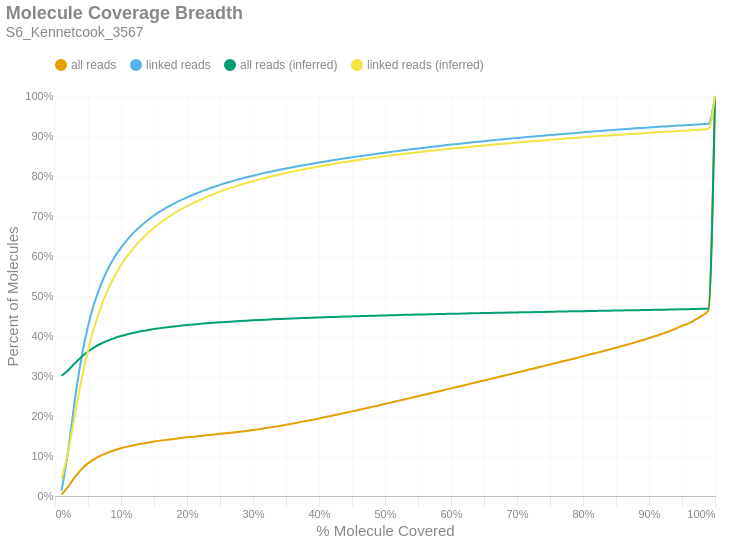

The code cell stored with this chart in its notebook:
### Markdown cell above
### Molecule Read Coverage
This chart shows molecule coverage breadth as computed by the number of bases aligned to that molecule. In other words, "*how much of each unique long molecule is actually sequenced/aligned?*" Keep in mind there is a distinction between sequences and alignments, since some sequences belonging to a particular molecule may not align well and wouldn't appear in the alignment data. This chart also shows molecule coverage breadth as computed by the *inferred fragment* from which the aligned sequences originate. Unlike read coverage, this calculation takes into account the total insert size, including unsequenced gaps between the forward and reverse reads. Like the previous figures, these are cumulative percents.

### Code cell
if SKIPLR:
    print_html(f"Skipped")
else:
    binned_df = consolidated_hist(valids['coverage_bp'], mask, 0.01, True)
    binned_df_inf = consolidated_hist(valids['coverage_inserts'], mask, 0.01, True)
    binned_df = binned_df.with_columns(pl.lit(binned_df_inf['all reads (cumsum)']).alias('all reads (inferred)'))
    binned_df = binned_df.with_columns(pl.lit(binned_df_inf['linked reads (cumsum)']).alias('linked reads (inferred)'))
    binned_df = binned_df.with_columns(
        (pl.col('bin').cast(pl.Float64) + 0.01).alias('right_edge')
    )

    with SafeRender(binned_df):
        (
            density_plot(binned_df, 'Molecule Coverage Breadth', samplename, 'molcov', ['all reads (inferred)','linked reads (inferred)'])
            .encode(
                #x=alt.X('bin:Q', title="% Molecule Covered").axis(format = '%').scale(padding=0),
                x=alt.X('right_edge:Q', title="% Molecule Covered").axis(format='%').scale(padding=0),
                y=alt.Y('value:Q', title='Percent of Molecules')
                    .axis(format='%')
                    .stack(False)
                    .scale(domainMin=0, padding=0),
                color=alt.Color("key:N").scale(domain = ["all reads", "linked reads", "all reads (inferred)", "linked reads (inferred)"]),
                tooltip = [
                    alt.Tooltip("key:N", title = "Data Type"),
                    alt.Tooltip("range_label:N", title="% Molecule Covered"),
                    alt.Tooltip("value:Q", format = ".2%", title="% Molecules")
                ]
            )
        ).display()

### Figure 1 — Vega-Lite specification as saved in the notebook (floating-point values rounded to 4 significant figures)
{"width": "container", "height": 400, "config": {"title": {"anchor": "start", "dy": -15, "fontSize": 18, "color": "#888888", "subtitleColor": "#888888", "subtitleFontSize": 14}, "arc": {"fill": "#0072B2"}, "axis": {"domainColor": "#888888", "domainWidth": 0.5, "gridWidth": 0.2, "grid": false, "titleFontWeight": 400, "titleFontSize": 15, "labelFontSize": 11, "labelColor": "#888888", "tickColor": "#888888", "tickWidth": 0.2, "titleColor": "#888888"}, "axisBand": {"grid": false}, "axisX": {"grid": true, "tickSize": 10, "domainCap": "round"}, "axisY": {"domain": false, "grid": true, "tickSize": 0, "domainCap": "round"}, "background": "transparent", "header": {"labelFontSize": 15, "labelColor": "#888888", "titleFontSize": 15, "titleFontWeight": 600, "titleColor": "#888888"}, "legend": {"labelFont": "sans-serif", "labelFontSize": 12, "labelColor": "#888888", "symbolSize": 100, "symbolType": "circle", "titleFontSize": 12, "titlePadding": 10, "titleColor": "#888888", "title": null, "orient": "top"}, "range": {"category": ["#E69F00", "#56B4E9", "#009E73", "#F0E442", "#0072B2", "#D55E00", "#CC79A7", "#000000"], "diverging": ["#cfe8f3", "#a2d4ec", "#73bfe2", "#46abdb", "#1696d2", "#12719e"]}, "area": {"fill": "#0072B2", "fillOpacity": 0.7, "line": true, "strokeOpacity": 0.7}, "line": {"color": "#0072B2", "stroke": "#0072B2", "strokeWidth": 2}, "trail": {"color": "#0072B2", "stroke": "#0072B2", "strokeWidth": 0, "size": 1}, "point": {"filled": true, "fillOpacity": 1.0, "size": 95}, "text": {"color": "#888888", "fontSize": 11, "align": "right", "fontWeight": 400, "size": 11}, "bar": {"fill": "#0072B2", "stroke": null}, "view": {"stroke": null, "continuousWidth": 660, "continuousHeight": 400}}, "data": {"name": "data-d65673a0f1bc62e21a76bd640fd2a6dc"}, "mark": {"type": "line", "interpolate": "monotone", "point": {"opacity": 0, "size": 275}}, "encoding": {"color": {"field": "key", "scale": {"domain": ["all reads", "linked reads", "all reads (inferred)", "linked reads (inferred)"]}, "type": "nominal"}, "tooltip": [{"field": "key", "title": "Data Type", "type": "nominal"}, {"field": "range_label", "title": "% Molecule Covered", "type": "nominal"}, {"field": "value", "format": ".2%", "title": "% Molecules", "type": "quantitative"}], "x": {"axis": {"format": "%"}, "field": "right_edge", "scale": {"padding": 0}, "title": "% Molecule Covered", "type": "quantitative"}, "y": {"axis": {"format": "%"}, "field": "value", "scale": {"domainMin": 0, "padding": 0}, "stack": false, "title": "Percent of Molecules", "type": "quantitative"}}, "params": [{"name": "param_c36ac31b6afebe62", "select": {"type": "point", "fields": ["key"]}, "bind": "legend"}], "title": {"text": "Molecule Coverage Breadth", "subtitle": "S6_Kennetcook_3567"}, "transform": [{"fold": ["all reads (cumsum)", "linked reads (cumsum)", "all reads (inferred)", "linked reads (inferred)"]}, {"calculate": "replace(datum.key, ' (cumsum)', '')", "as": "key"}, {"filter": {"param": "param_c36ac31b6afebe62"}}], "usermeta": {"embedOptions": {"downloadFileName": "S6_Kennetcook_3567.molcov"}}, "$schema": "https://vega.github.io/schema/vega-lite/v6.1.0.json", "datasets": {"data-d65673a0f1bc62e21a76bd640fd2a6dc": [{"bin": "0.0", "interval": "0.0-0.01", "all reads": 0.003603, "linked reads": 0.01351, "all reads (cumsum)": 0.003603, "linked reads (cumsum)": 0.01351, "range_label": "0.0-0.01", "all reads (inferred)": 0.3007, "linked reads (inferred)": 0.04273, "right_edge": 0.01}, {"bin": "0.01", "interval": "0.01-0.02", "all reads": 0.01978, "linked reads": 0.09965, "all reads (cumsum)": 0.02338, "linked reads (cumsum)": 0.1132, "range_label": "0.01-0.02", "all reads (inferred)": 0.3146, "linked reads (inferred)": 0.1108, "right_edge": 0.02}, {"bin": "0.02", "interval": "0.02-0.03", "all reads": 0.02361, "linked reads": 0.126, "all reads (cumsum)": 0.04699, "linked reads (cumsum)": 0.2392, "range_label": "0.02-0.03", "all reads (inferred)": 0.3317, "linked reads (inferred)": 0.2022, "right_edge": 0.03}, {"bin": "0.03", "interval": "0.03-0.04", "all reads": 0.01965, "linked reads": 0.1057, "all reads (cumsum)": 0.06665, "linked reads (cumsum)": 0.3449, "range_label": "0.03-0.04", "all reads (inferred)": 0.3477, "linked reads (inferred)": 0.2894, "right_edge": 0.04}, {"bin": "0.04", "interval": "0.04-0.05", "all reads": 0.01488, "linked reads": 0.07982, "all reads (cumsum)": 0.08152, "linked reads (cumsum)": 0.4247, "range_label": "0.04-0.05", "all reads (inferred)": 0.3611, "linked reads (inferred)": 0.3637, "right_edge": 0.05}, {"bin": "0.05", "interval": "0.05-0.06", "all reads": 0.01128, "linked reads": 0.05987, "all reads (cumsum)": 0.0928, "linked reads (cumsum)": 0.4846, "range_label": "0.05-0.06", "all reads (inferred)": 0.3722, "linked reads (inferred)": 0.4245, "right_edge": 0.06}, {"bin": "0.06", "interval": "0.06-0.07", "all reads": 0.008743, "linked reads": 0.04598, "all reads (cumsum)": 0.1015, "linked reads (cumsum)": 0.5306, "range_label": "0.06-0.07", "all reads (inferred)": 0.3812, "linked reads (inferred)": 0.4742, "right_edge": 0.07}, {"bin": "0.07", "interval": "0.07-0.08", "all reads": 0.007029, "linked reads": 0.03646, "all reads (cumsum)": 0.1086, "linked reads (cumsum)": 0.567, "range_label": "0.07-0.08", "all reads (inferred)": 0.3886, "linked reads (inferred)": 0.5147, "right_edge": 0.08}, {"bin": "0.08", "interval": "0.08-0.09", "all reads": 0.005801, "linked reads": 0.02966, "all reads (cumsum)": 0.1144, "linked reads (cumsum)": 0.5967, "range_label": "0.08-0.09", "all reads (inferred)": 0.3948, "linked reads (inferred)": 0.5487, "right_edge": 0.09}, {"bin": "0.09", "interval": "0.09-0.1", "all reads": 0.004875, "linked reads": 0.02444, "all reads (cumsum)": 0.1193, "linked reads (cumsum)": 0.6211, "range_label": "0.09-0.1", "all reads (inferred)": 0.3999, "linked reads (inferred)": 0.5768, "right_edge": 0.1}, {"bin": "0.1", "interval": "0.1-0.11", "all reads": 0.004192, "linked reads": 0.02061, "all reads (cumsum)": 0.1234, "linked reads (cumsum)": 0.6418, "range_label": "0.1-0.11", "all reads (inferred)": 0.4044, "linked reads (inferred)": 0.6008, "right_edge": 0.11}, {"bin": "0.11", "interval": "0.11-0.12", "all reads": 0.003665, "linked reads": 0.01784, "all reads (cumsum)": 0.1271, "linked reads (cumsum)": 0.6596, "range_label": "0.11-0.12", "all reads (inferred)": 0.4082, "linked reads (inferred)": 0.6218, "right_edge": 0.12}, {"bin": "0.12", "interval": "0.12-0.13", "all reads": 0.003282, "linked reads": 0.01563, "all reads (cumsum)": 0.1304, "linked reads (cumsum)": 0.6752, "range_label": "0.12-0.13", "all reads (inferred)": 0.4116, "linked reads (inferred)": 0.6403, "right_edge": 0.13}, {"bin": "0.13", "interval": "0.13-0.14", "all reads": 0.00292, "linked reads": 0.01367, "all reads (cumsum)": 0.1333, "linked reads (cumsum)": 0.6889, "range_label": "0.13-0.14", "all reads (inferred)": 0.4146, "linked reads (inferred)": 0.6564, "right_edge": 0.14}, {"bin": "0.14", "interval": "0.14-0.15", "all reads": 0.002683, "linked reads": 0.01236, "all reads (cumsum)": 0.136, "linked reads (cumsum)": 0.7013, "range_label": "0.14-0.15", "all reads (inferred)": 0.4173, "linked reads (inferred)": 0.6707, "right_edge": 0.15}, {"bin": "0.15", "interval": "0.15-0.16", "all reads": 0.002419, "linked reads": 0.01096, "all reads (cumsum)": 0.1384, "linked reads (cumsum)": 0.7122, "range_label": "0.15-0.16", "all reads (inferred)": 0.4197, "linked reads (inferred)": 0.6836, "right_edge": 0.16}, {"bin": "0.16", "interval": "0.16-0.17", "all reads": 0.002241, "linked reads": 0.009863, "all reads (cumsum)": 0.1407, "linked reads (cumsum)": 0.7221, "range_label": "0.16-0.17", "all reads (inferred)": 0.4219, "linked reads (inferred)": 0.6953, "right_edge": 0.17}, {"bin": "0.17", "interval": "0.17-0.18", "all reads": 0.002077, "linked reads": 0.008827, "all reads (cumsum)": 0.1427, "linked reads (cumsum)": 0.7309, "range_label": "0.17-0.18", "all reads (inferred)": 0.4238, "linked reads (inferred)": 0.7058, "right_edge": 0.18}, {"bin": "0.18", "interval": "0.18-0.19", "all reads": 0.001992, "linked reads": 0.00829, "all reads (cumsum)": 0.1447, "linked reads (cumsum)": 0.7392, "range_label": "0.18-0.19", "all reads (inferred)": 0.4257, "linked reads (inferred)": 0.7157, "right_edge": 0.19}, {"bin": "0.19", "interval": "0.19-0.2", "all reads": 0.001874, "linked reads": 0.007534, "all reads (cumsum)": 0.1466, "linked reads (cumsum)": 0.7467, "range_label": "0.19-0.2", "all reads (inferred)": 0.4274, "linked reads (inferred)": 0.7247, "right_edge": 0.2}, {"bin": "0.2", "interval": "0.2-0.21", "all reads": 0.001817, "linked reads": 0.007059, "all reads (cumsum)": 0.1484, "linked reads (cumsum)": 0.7538, "range_label": "0.2-0.21", "all reads (inferred)": 0.4289, "linked reads (inferred)": 0.733, "right_edge": 0.21}, {"bin": "0.21", "interval": "0.21-0.22", "all reads": 0.001778, "linked reads": 0.00659, "all reads (cumsum)": 0.1502, "linked reads (cumsum)": 0.7604, "range_label": "0.21-0.22", "all reads (inferred)": 0.4304, "linked reads (inferred)": 0.7406, "right_edge": 0.22}, {"bin": "0.22", "interval": "0.22-0.23", "all reads": 0.001743, "linked reads": 0.006284, "all reads (cumsum)": 0.1519, "linked reads (cumsum)": 0.7667, "range_label": "0.22-0.23", "all reads (inferred)": 0.4317, "linked reads (inferred)": 0.7477, "right_edge": 0.23}, {"bin": "0.23", "interval": "0.23-0.24", "all reads": 0.001738, "linked reads": 0.005838, "all reads (cumsum)": 0.1537, "linked reads (cumsum)": 0.7725, "range_label": "0.23-0.24", "all reads (inferred)": 0.433, "linked reads (inferred)": 0.7545, "right_edge": 0.24}, {"bin": "0.24", "interval": "0.24-0.25", "all reads": 0.001713, "linked reads": 0.005419, "all reads (cumsum)": 0.1554, "linked reads (cumsum)": 0.7779, "range_label": "0.24-0.25", "all reads (inferred)": 0.4342, "linked reads (inferred)": 0.7609, "right_edge": 0.25}, {"bin": "0.25", "interval": "0.25-0.26", "all reads": 0.001691, "linked reads": 0.005091, "all reads (cumsum)": 0.1571, "linked reads (cumsum)": 0.783, "range_label": "0.25-0.26", "all reads (inferred)": 0.4353, "linked reads (inferred)": 0.7667, "right_edge": 0.26}, {"bin": "0.26", "interval": "0.26-0.27", "all reads": 0.001754, "linked reads": 0.004806, "all reads (cumsum)": 0.1588, "linked reads (cumsum)": 0.7878, "range_label": "0.26-0.27", "all reads (inferred)": 0.4363, "linked reads (inferred)": 0.7721, "right_edge": 0.27}, {"bin": "0.27", "interval": "0.27-0.28", "all reads": 0.001873, "linked reads": 0.004615, "all reads (cumsum)": 0.1607, "linked reads (cumsum)": 0.7924, "range_label": "0.27-0.28", "all reads (inferred)": 0.4373, "linked reads (inferred)": 0.7774, "right_edge": 0.28}, {"bin": "0.28", "interval": "0.28-0.29", "all reads": 0.002005, "linked reads": 0.004315, "all reads (cumsum)": 0.1627, "linked reads (cumsum)": 0.7967, "range_label": "0.28-0.29", "all reads (inferred)": 0.4383, "linked reads (inferred)": 0.7823, "right_edge": 0.29}, {"bin": "0.29", "interval": "0.29-0.3", "all reads": 0.002181, "linked reads": 0.004078, "all reads (cumsum)": 0.1649, "linked reads (cumsum)": 0.8008, "range_label": "0.29-0.3", "all reads (inferred)": 0.4392, "linked reads (inferred)": 0.787, "right_edge": 0.3}, {"bin": "0.3", "interval": "0.3-0.31", "all reads": 0.002321, "linked reads": 0.003906, "all reads (cumsum)": 0.1672, "linked reads (cumsum)": 0.8047, "range_label": "0.3-0.31", "all reads (inferred)": 0.44, "linked reads (inferred)": 0.7915, "right_edge": 0.31}, {"bin": "0.31", "interval": "0.31-0.32", "all reads": 0.002528, "linked reads": 0.003789, "all reads (cumsum)": 0.1697, "linked reads (cumsum)": 0.8085, "range_label": "0.31-0.32", "all reads (inferred)": 0.4409, "linked reads (inferred)": 0.7958, "right_edge": 0.32}, {"bin": "0.32", "interval": "0.32-0.33", "all reads": 0.002658, "linked reads": 0.003576, "all reads (cumsum)": 0.1724, "linked reads (cumsum)": 0.8121, "range_label": "0.32-0.33", "all reads (inferred)": 0.4417, "linked reads (inferred)": 0.7999, "right_edge": 0.33}, {"bin": "0.33", "interval": "0.33-0.34", "all reads": 0.002755, "linked reads": 0.003435, "all reads (cumsum)": 0.1752, "linked reads (cumsum)": 0.8155, "range_label": "0.33-0.34", "all reads (inferred)": 0.4424, "linked reads (inferred)": 0.8037, "right_edge": 0.34}, {"bin": "0.34", "interval": "0.34-0.35", "all reads": 0.002891, "linked reads": 0.00337, "all reads (cumsum)": 0.178, "linked reads (cumsum)": 0.8189, "range_label": "0.34-0.35", "all reads (inferred)": 0.4431, "linked reads (inferred)": 0.8074, "right_edge": 0.35}, {"bin": "0.35", "interval": "0.35-0.36", "all reads": 0.002996, "linked reads": 0.003143, "all reads (cumsum)": 0.181, "linked reads (cumsum)": 0.822, "range_label": "0.35-0.36", "all reads (inferred)": 0.4438, "linked reads (inferred)": 0.811, "right_edge": 0.36}, {"bin": "0.36", "interval": "0.36-0.37", "all reads": 0.003048, "linked reads": 0.002989, "all reads (cumsum)": 0.1841, "linked reads (cumsum)": 0.825, "range_label": "0.36-0.37", "all reads (inferred)": 0.4445, "linked reads (inferred)": 0.8144, "right_edge": 0.37}, {"bin": "0.37", "interval": "0.37-0.38", "all reads": 0.003177, "linked reads": 0.002953, "all reads (cumsum)": 0.1873, "linked reads (cumsum)": 0.828, "range_label": "0.37-0.38", "all reads (inferred)": 0.4451, "linked reads (inferred)": 0.8177, "right_edge": 0.38}, {"bin": "0.38", "interval": "0.38-0.39", "all reads": 0.003286, "linked reads": 0.002912, "all reads (cumsum)": 0.1905, "linked reads (cumsum)": 0.8309, "range_label": "0.38-0.39", "all reads (inferred)": 0.4457, "linked reads (inferred)": 0.8208, "right_edge": 0.39}, {"bin": "0.39", "interval": "0.39-0.4", "all reads": 0.003398, "linked reads": 0.002822, "all reads (cumsum)": 0.1939, "linked reads (cumsum)": 0.8337, "range_label": "0.39-0.4", "all reads (inferred)": 0.4464, "linked reads (inferred)": 0.824, "right_edge": 0.4}, {"bin": "0.4", "interval": "0.4-0.41", "all reads": 0.003377, "linked reads": 0.002734, "all reads (cumsum)": 0.1973, "linked reads (cumsum)": 0.8365, "range_label": "0.4-0.41", "all reads (inferred)": 0.447, "linked reads (inferred)": 0.8269, "right_edge": 0.41}, {"bin": "0.41", "interval": "0.41-0.42", "all reads": 0.003479, "linked reads": 0.002648, "all reads (cumsum)": 0.2008, "linked reads (cumsum)": 0.8391, "range_label": "0.41-0.42", "all reads (inferred)": 0.4475, "linked reads (inferred)": 0.8297, "right_edge": 0.42}, {"bin": "0.42", "interval": "0.42-0.43", "all reads": 0.003579, "linked reads": 0.002547, "all reads (cumsum)": 0.2044, "linked reads (cumsum)": 0.8417, "range_label": "0.42-0.43", "all reads (inferred)": 0.4481, "linked reads (inferred)": 0.8325, "right_edge": 0.43}, {"bin": "0.43", "interval": "0.43-0.44", "all reads": 0.003551, "linked reads": 0.002597, "all reads (cumsum)": 0.2079, "linked reads (cumsum)": 0.8442, "range_label": "0.43-0.44", "all reads (inferred)": 0.4486, "linked reads (inferred)": 0.8351, "right_edge": 0.44}, {"bin": "0.44", "interval": "0.44-0.45", "all reads": 0.003629, "linked reads": 0.002363, "all reads (cumsum)": 0.2116, "linked reads (cumsum)": 0.8466, "range_label": "0.44-0.45", "all reads (inferred)": 0.4491, "linked reads (inferred)": 0.8377, "right_edge": 0.45}, {"bin": "0.45", "interval": "0.45-0.46", "all reads": 0.003654, "linked reads": 0.00244, "all reads (cumsum)": 0.2152, "linked reads (cumsum)": 0.8491, "range_label": "0.45-0.46", "all reads (inferred)": 0.4496, "linked reads (inferred)": 0.8402, "right_edge": 0.46}, {"bin": "0.46", "interval": "0.46-0.47", "all reads": 0.003671, "linked reads": 0.002384, "all reads (cumsum)": 0.2189, "linked reads (cumsum)": 0.8514, "range_label": "0.46-0.47", "all reads (inferred)": 0.4501, "linked reads (inferred)": 0.8426, "right_edge": 0.47}, {"bin": "0.47", "interval": "0.47-0.48", "all reads": 0.003763, "linked reads": 0.002308, "all reads (cumsum)": 0.2227, "linked reads (cumsum)": 0.8537, "range_label": "0.47-0.48", "all reads (inferred)": 0.4506, "linked reads (inferred)": 0.8449, "right_edge": 0.48}, {"bin": "0.48", "interval": "0.48-0.49", "all reads": 0.003678, "linked reads": 0.002284, "all reads (cumsum)": 0.2263, "linked reads (cumsum)": 0.856, "range_label": "0.48-0.49", "all reads (inferred)": 0.451, "linked reads (inferred)": 0.8472, "right_edge": 0.49}, {"bin": "0.49", "interval": "0.49-0.5", "all reads": 0.00405, "linked reads": 0.002306, "all reads (cumsum)": 0.2304, "linked reads (cumsum)": 0.8583, "range_label": "0.49-0.5", "all reads (inferred)": 0.4515, "linked reads (inferred)": 0.8494, "right_edge": 0.5}, {"bin": "0.5", "interval": "0.5-0.51", "all reads": 0.003508, "linked reads": 0.002107, "all reads (cumsum)": 0.2339, "linked reads (cumsum)": 0.8604, "range_label": "0.5-0.51", "all reads (inferred)": 0.452, "linked reads (inferred)": 0.8515, "right_edge": 0.51}, {"bin": "0.51", "interval": "0.51-0.52", "all reads": 0.003957, "linked reads": 0.002167, "all reads (cumsum)": 0.2378, "linked reads (cumsum)": 0.8626, "range_label": "0.51-0.52", "all reads (inferred)": 0.4524, "linked reads (inferred)": 0.8536, "right_edge": 0.52}, {"bin": "0.52", "interval": "0.52-0.53", "all reads": 0.003803, "linked reads": 0.002111, "all reads (cumsum)": 0.2416, "linked reads (cumsum)": 0.8647, "range_label": "0.52-0.53", "all reads (inferred)": 0.4528, "linked reads (inferred)": 0.8556, "right_edge": 0.53}, {"bin": "0.53", "interval": "0.53-0.54", "all reads": 0.003905, "linked reads": 0.002073, "all reads (cumsum)": 0.2456, "linked reads (cumsum)": 0.8668, "range_label": "0.53-0.54", "all reads (inferred)": 0.4532, "linked reads (inferred)": 0.8575, "right_edge": 0.54}, {"bin": "0.54", "interval": "0.54-0.55", "all reads": 0.003894, "linked reads": 0.002035, "all reads (cumsum)": 0.2494, "linked reads (cumsum)": 0.8688, "range_label": "0.54-0.55", "all reads (inferred)": 0.4536, "linked reads (inferred)": 0.8594, "right_edge": 0.55}, {"bin": "0.55", "interval": "0.55-0.56", "all reads": 0.003965, "linked reads": 0.002015, "all reads (cumsum)": 0.2534, "linked reads (cumsum)": 0.8708, "range_label": "0.55-0.56", "all reads (inferred)": 0.454, "linked reads (inferred)": 0.8613, "right_edge": 0.56}, {"bin": "0.56", "interval": "0.56-0.57", "all reads": 0.003939, "linked reads": 0.001921, "all reads (cumsum)": 0.2574, "linked reads (cumsum)": 0.8728, "range_label": "0.56-0.57", "all reads (inferred)": 0.4544, "linked reads (inferred)": 0.8631, "right_edge": 0.57}, {"bin": "0.57", "interval": "0.57-0.58", "all reads": 0.003841, "linked reads": 0.001882, "all reads (cumsum)": 0.2612, "linked reads (cumsum)": 0.8746, "range_label": "0.57-0.58", "all reads (inferred)": 0.4548, "linked reads (inferred)": 0.8649, "right_edge": 0.58}, {"bin": "0.58", "interval": "0.58-0.59", "all reads": 0.003963, "linked reads": 0.001925, "all reads (cumsum)": 0.2652, "linked reads (cumsum)": 0.8766, "range_label": "0.58-0.59", "all reads (inferred)": 0.4552, "linked reads (inferred)": 0.8665, "right_edge": 0.59}, {"bin": "0.59", "interval": "0.59-0.6", "all reads": 0.003974, "linked reads": 0.001886, "all reads (cumsum)": 0.2691, "linked reads (cumsum)": 0.8785, "range_label": "0.59-0.6", "all reads (inferred)": 0.4556, "linked reads (inferred)": 0.8682, "right_edge": 0.6}, {"bin": "0.6", "interval": "0.6-0.61", "all reads": 0.003837, "linked reads": 0.001795, "all reads (cumsum)": 0.273, "linked reads (cumsum)": 0.8802, "range_label": "0.6-0.61", "all reads (inferred)": 0.4559, "linked reads (inferred)": 0.8699, "right_edge": 0.61}, {"bin": "0.61", "interval": "0.61-0.62", "all reads": 0.004007, "linked reads": 0.00179, "all reads (cumsum)": 0.277, "linked reads (cumsum)": 0.882, "range_label": "0.61-0.62", "all reads (inferred)": 0.4563, "linked reads (inferred)": 0.8715, "right_edge": 0.62}, {"bin": "0.62", "interval": "0.62-0.63", "all reads": 0.003931, "linked reads": 0.001725, "all reads (cumsum)": 0.2809, "linked reads (cumsum)": 0.8838, "range_label": "0.62-0.63", "all reads (inferred)": 0.4566, "linked reads (inferred)": 0.8731, "right_edge": 0.63}, {"bin": "0.63", "interval": "0.63-0.64", "all reads": 0.003931, "linked reads": 0.00169, "all reads (cumsum)": 0.2848, "linked reads (cumsum)": 0.8855, "range_label": "0.63-0.64", "all reads (inferred)": 0.457, "linked reads (inferred)": 0.8747, "right_edge": 0.64}, {"bin": "0.64", "interval": "0.64-0.65", "all reads": 0.003935, "linked reads": 0.001654, "all reads (cumsum)": 0.2888, "linked reads (cumsum)": 0.8871, "range_label": "0.64-0.65", "all reads (inferred)": 0.4573, "linked reads (inferred)": 0.8762, "right_edge": 0.65}, {"bin": "0.65", "interval": "0.65-0.66", "all reads": 0.004105, "linked reads": 0.001676, "all reads (cumsum)": 0.2929, "linked reads (cumsum)": 0.8888, "range_label": "0.65-0.66", "all reads (inferred)": 0.4577, "linked reads (inferred)": 0.8777, "right_edge": 0.66}, {"bin": "0.66", "interval": "0.66-0.67", "all reads": 0.003932, "linked reads": 0.001672, "all reads (cumsum)": 0.2968, "linked reads (cumsum)": 0.8905, "range_label": "0.66-0.67", "all reads (inferred)": 0.458, "linked reads (inferred)": 0.8793, "right_edge": 0.67}, {"bin": "0.67", "interval": "0.67-0.68", "all reads": 0.003978, "linked reads": 0.001607, "all reads (cumsum)": 0.3008, "linked reads (cumsum)": 0.8921, "range_label": "0.67-0.68", "all reads (inferred)": 0.4584, "linked reads (inferred)": 0.8808, "right_edge": 0.68}, {"bin": "0.68", "interval": "0.68-0.69", "all reads": 0.003929, "linked reads": 0.001528, "all reads (cumsum)": 0.3047, "linked reads (cumsum)": 0.8936, "range_label": "0.68-0.69", "all reads (inferred)": 0.4587, "linked reads (inferred)": 0.8821, "right_edge": 0.69}, {"bin": "0.69", "interval": "0.69-0.7", "all reads": 0.004055, "linked reads": 0.001526, "all reads (cumsum)": 0.3088, "linked reads (cumsum)": 0.8951, "range_label": "0.69-0.7", "all reads (inferred)": 0.459, "linked reads (inferred)": 0.8835, "right_edge": 0.7}, {"bin": "0.7", "interval": "0.7-0.71", "all reads": 0.003907, "linked reads": 0.001454, "all reads (cumsum)": 0.3127, "linked reads (cumsum)": 0.8966, "range_label": "0.7-0.71", "all reads (inferred)": 0.4593, "linked reads (inferred)": 0.8849, "right_edge": 0.71}, {"bin": "0.71", "interval": "0.71-0.72", "all reads": 0.004019, "linked reads": 0.001547, "all reads (cumsum)": 0.3167, "linked reads (cumsum)": 0.8981, "range_label": "0.71-0.72", "all reads (inferred)": 0.4597, "linked reads (inferred)": 0.8863, "right_edge": 0.72}, {"bin": "0.72", "interval": "0.72-0.73", "all reads": 0.004035, "linked reads": 0.001429, "all reads (cumsum)": 0.3207, "linked reads (cumsum)": 0.8995, "range_label": "0.72-0.73", "all reads (inferred)": 0.46, "linked reads (inferred)": 0.8877, "right_edge": 0.73}, {"bin": "0.73", "interval": "0.73-0.74", "all reads": 0.003977, "linked reads": 0.001348, "all reads (cumsum)": 0.3247, "linked reads (cumsum)": 0.9009, "range_label": "0.73-0.74", "all reads (inferred)": 0.4603, "linked reads (inferred)": 0.8891, "right_edge": 0.74}, {"bin": "0.74", "interval": "0.74-0.75", "all reads": 0.004215, "linked reads": 0.001441, "all reads (cumsum)": 0.3289, "linked reads (cumsum)": 0.9023, "range_label": "0.74-0.75", "all reads (inferred)": 0.4606, "linked reads (inferred)": 0.8904, "right_edge": 0.75}, {"bin": "0.75", "interval": "0.75-0.76", "all reads": 0.003913, "linked reads": 0.00137, "all reads (cumsum)": 0.3328, "linked reads (cumsum)": 0.9037, "range_label": "0.75-0.76", "all reads (inferred)": 0.4609, "linked reads (inferred)": 0.8918, "right_edge": 0.76}, {"bin": "0.76", "interval": "0.76-0.77", "all reads": 0.004082, "linked reads": 0.001373, "all reads (cumsum)": 0.3369, "linked reads (cumsum)": 0.9051, "range_label": "0.76-0.77", "all reads (inferred)": 0.4612, "linked reads (inferred)": 0.893, "right_edge": 0.77}, {"bin": "0.77", "interval": "0.77-0.78", "all reads": 0.004084, "linked reads": 0.001363, "all reads (cumsum)": 0.341, "linked reads (cumsum)": 0.9064, "range_label": "0.77-0.78", "all reads (inferred)": 0.4616, "linked reads (inferred)": 0.8943, "right_edge": 0.78}, {"bin": "0.78", "interval": "0.78-0.79", "all reads": 0.004133, "linked reads": 0.00137, "all reads (cumsum)": 0.3451, "linked reads (cumsum)": 0.9078, "range_label": "0.78-0.79", "all reads (inferred)": 0.4619, "linked reads (inferred)": 0.8955, "right_edge": 0.79}, {"bin": "0.79", "interval": "0.79-0.8", "all reads": 0.004358, "linked reads": 0.001365, "all reads (cumsum)": 0.3495, "linked reads (cumsum)": 0.9092, "range_label": "0.79-0.8", "all reads (inferred)": 0.4622, "linked reads (inferred)": 0.8968, "right_edge": 0.8}, {"bin": "0.8", "interval": "0.8-0.81", "all reads": 0.004047, "linked reads": 0.001238, "all reads (cumsum)": 0.3535, "linked reads (cumsum)": 0.9104, "range_label": "0.8-0.81", "all reads (inferred)": 0.4625, "linked reads (inferred)": 0.898, "right_edge": 0.81}, {"bin": "0.81", "interval": "0.81-0.82", "all reads": 0.004231, "linked reads": 0.001301, "all reads (cumsum)": 0.3578, "linked reads (cumsum)": 0.9117, "range_label": "0.81-0.82", "all reads (inferred)": 0.4628, "linked reads (inferred)": 0.8992, "right_edge": 0.82}, {"bin": "0.82", "interval": "0.82-0.83", "all reads": 0.00429, "linked reads": 0.001242, "all reads (cumsum)": 0.3621, "linked reads (cumsum)": 0.913, "range_label": "0.82-0.83", "all reads (inferred)": 0.4631, "linked reads (inferred)": 0.9004, "right_edge": 0.83}, {"bin": "0.83", "interval": "0.83-0.84", "all reads": 0.004403, "linked reads": 0.00128, "all reads (cumsum)": 0.3665, "linked reads (cumsum)": 0.9142, "range_label": "0.83-0.84", "all reads (inferred)": 0.4634, "linked reads (inferred)": 0.9015, "right_edge": 0.84}, {"bin": "0.84", "interval": "0.84-0.85", "all reads": 0.004364, "linked reads": 0.001201, "all reads (cumsum)": 0.3708, "linked reads (cumsum)": 0.9154, "range_label": "0.84-0.85", "all reads (inferred)": 0.4637, "linked reads (inferred)": 0.9027, "right_edge": 0.85}, {"bin": "0.85", "interval": "0.85-0.86", "all reads": 0.004479, "linked reads": 0.001289, "all reads (cumsum)": 0.3753, "linked reads (cumsum)": 0.9167, "range_label": "0.85-0.86", "all reads (inferred)": 0.464, "linked reads (inferred)": 0.9038, "right_edge": 0.86}, {"bin": "0.86", "interval": "0.86-0.87", "all reads": 0.00459, "linked reads": 0.001214, "all reads (cumsum)": 0.3799, "linked reads (cumsum)": 0.9179, "range_label": "0.86-0.87", "all reads (inferred)": 0.4642, "linked reads (inferred)": 0.9048, "right_edge": 0.87}, {"bin": "0.87", "interval": "0.87-0.88", "all reads": 0.004791, "linked reads": 0.00117, "all reads (cumsum)": 0.3847, "linked reads (cumsum)": 0.9191, "range_label": "0.87-0.88", "all reads (inferred)": 0.4645, "linked reads (inferred)": 0.9059, "right_edge": 0.88}, {"bin": "0.88", "interval": "0.88-0.89", "all reads": 0.004814, "linked reads": 0.001108, "all reads (cumsum)": 0.3895, "linked reads (cumsum)": 0.9202, "range_label": "0.88-0.89", "all reads (inferred)": 0.4648, "linked reads (inferred)": 0.9069, "right_edge": 0.89}, {"bin": "0.89", "interval": "0.89-0.9", "all reads": 0.005247, "linked reads": 0.001123, "all reads (cumsum)": 0.3947, "linked reads (cumsum)": 0.9213, "range_label": "0.89-0.9", "all reads (inferred)": 0.4651, "linked reads (inferred)": 0.908, "right_edge": 0.9}, {"bin": "0.9", "interval": "0.9-0.91", "all reads": 0.005153, "linked reads": 0.001056, "all reads (cumsum)": 0.3999, "linked reads (cumsum)": 0.9224, "range_label": "0.9-0.91", "all reads (inferred)": 0.4654, "linked reads (inferred)": 0.909, "right_edge": 0.91}, {"bin": "0.91", "interval": "0.91-0.92", "all reads": 0.005633, "linked reads": 0.001079, "all reads (cumsum)": 0.4055, "linked reads (cumsum)": 0.9235, "range_label": "0.91-0.92", "all reads (inferred)": 0.4657, "linked reads (inferred)": 0.9099, "right_edge": 0.92}, {"bin": "0.92", "interval": "0.92-0.93", "all reads": 0.005827, "linked reads": 0.001037, "all reads (cumsum)": 0.4114, "linked reads (cumsum)": 0.9245, "range_label": "0.92-0.93", "all reads (inferred)": 0.466, "linked reads (inferred)": 0.9108, "right_edge": 0.93}, {"bin": "0.93", "interval": "0.93-0.94", "all reads": 0.006495, "linked reads": 0.001063, "all reads (cumsum)": 0.4179, "linked reads (cumsum)": 0.9256, "range_label": "0.93-0.94", "all reads (inferred)": 0.4663, "linked reads (inferred)": 0.9118, "right_edge": 0.94}, {"bin": "0.94", "interval": "0.94-0.95", "all reads": 0.007417, "linked reads": 0.0009632, "all reads (cumsum)": 0.4253, "linked reads (cumsum)": 0.9265, "range_label": "0.94-0.95", "all reads (inferred)": 0.4667, "linked reads (inferred)": 0.9128, "right_edge": 0.95}, {"bin": "0.95", "interval": "0.95-0.96", "all reads": 0.006395, "linked reads": 0.0009622, "all reads (cumsum)": 0.4317, "linked reads (cumsum)": 0.9275, "range_label": "0.95-0.96", "all reads (inferred)": 0.4671, "linked reads (inferred)": 0.9139, "right_edge": 0.96}, {"bin": "0.96", "interval": "0.96-0.97", "all reads": 0.009055, "linked reads": 0.0009707, "all reads (cumsum)": 0.4407, "linked reads (cumsum)": 0.9285, "range_label": "0.96-0.97", "all reads (inferred)": 0.4675, "linked reads (inferred)": 0.9149, "right_edge": 0.97}, {"bin": "0.97", "interval": "0.97-0.98", "all reads": 0.009749, "linked reads": 0.0009985, "all reads (cumsum)": 0.4505, "linked reads (cumsum)": 0.9295, "range_label": "0.97-0.98", "all reads (inferred)": 0.468, "linked reads (inferred)": 0.9162, "right_edge": 0.98}, {"bin": "0.98", "interval": "0.98-0.99", "all reads": 0.01324, "linked reads": 0.0009579, "all reads (cumsum)": 0.4637, "linked reads (cumsum)": 0.9304, "range_label": "0.98-0.99", "all reads (inferred)": 0.4688, "linked reads (inferred)": 0.9175, "right_edge": 0.99}, {"bin": "0.99", "interval": "0.99-1.0", "all reads": 0.5363, "linked reads": 0.06957, "all reads (cumsum)": 1.0, "linked reads (cumsum)": 1.0, "range_label": "0.99-1.0", "all reads (inferred)": 1.0, "linked reads (inferred)": 1.0, "right_edge": 1.0}]}}
